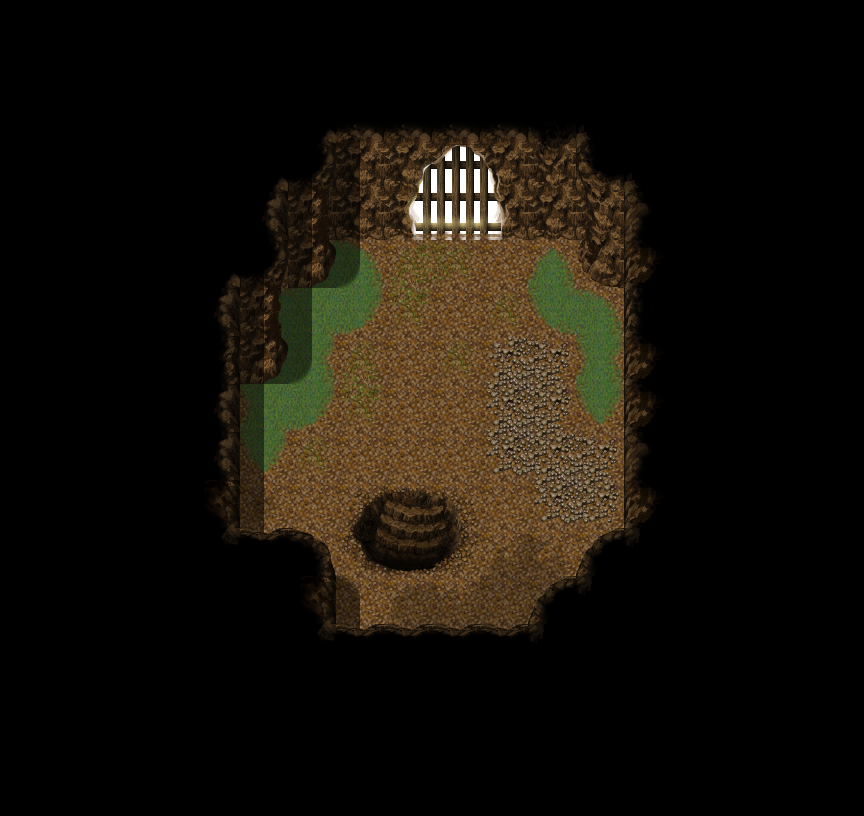

The image is a tile-based game level rendered from a .tmx file. Its description and source (layers, tilesets, objects; grid data summarised) follow:
An orthogonal 36x34 tile map with 24x24 px tiles, 9 tile layers (under0_none, under1_ground, under2_moss, under3_none, ...), 3 tilesets and 23 objects (2x honeywood_cave_2, door_gate_honeywood_cave, sparkle0010).

<map version="1.5" tiledversion="1.7.2" orientation="orthogonal" renderorder="right-down" width="36" height="34" tilewidth="24" tileheight="24" infinite="0" nextlayerid="16" nextobjectid="33">
 <properties>
  <property name="bgm" value="bgm_cave" />
  <property name="lightmap_player" value="light_player" />
  <property name="step_sound" value="stone" />
 </properties>
 <tileset firstgid="1" name="honeywood_cave_4" tilewidth="24" tileheight="24" tilecount="588" columns="28">
  <image source="tilesets/honeywood_cave_4.png" width="672" height="504" />
 </tileset>
 <tileset firstgid="589" source="tilesets/fsm_dungeon01_b.tsx" />
 <tileset firstgid="1613" source="tilesets/fsm_dungeon01_a2.tsx" />
 <layer id="2" name="under0_none" width="36" height="34">
  <data>[1224 cells, 0 non-empty, 0 distinct tile ids]</data>
 </layer>
 <layer id="1" name="under1_ground" width="36" height="34">
  <data>[1224 cells, 1224 non-empty, 217 distinct tile ids]</data>
 </layer>
 <layer id="3" name="under2_moss" width="36" height="34">
  <data>[1224 cells, 5 non-empty, 5 distinct tile ids]</data>
 </layer>
 <layer id="4" name="under3_none" width="36" height="34">
  <data>[1224 cells, 0 non-empty, 0 distinct tile ids]</data>
 </layer>
 <layer id="5" name="under4_none" width="36" height="34">
  <data>[1224 cells, 0 non-empty, 0 distinct tile ids]</data>
 </layer>
 <layer id="6" name="under5_none" width="36" height="34">
  <data>[1224 cells, 0 non-empty, 0 distinct tile ids]</data>
 </layer>
 <layer id="7" name="over6_rock" width="36" height="34">
  <data>[1224 cells, 32 non-empty, 12 distinct tile ids]</data>
 </layer>
 <layer id="8" name="over7_none" width="36" height="34">
  <data>[1224 cells, 0 non-empty, 0 distinct tile ids]</data>
 </layer>
 <layer id="9" name="over8_none" width="36" height="34">
  <data>[1224 cells, 0 non-empty, 0 distinct tile ids]</data>
 </layer>
 <objectgroup color="#aa0000" id="10" name="collision">
  <object id="1" x="0" y="0" width="240" height="816" />
  <object id="2" x="624" y="0" width="240" height="816" />
  <object id="3" x="240" y="0" width="192" height="240" />
  <object id="4" x="480" y="0" width="144" height="240" />
  <object id="5" x="432" y="0" width="48" height="216" />
  <object id="6" x="240" y="240" width="48" height="144" />
  <object id="8" x="288" y="240" width="48" height="48" />
  <object id="9" x="576" y="240" width="48" height="48" />
  <object id="10" x="240" y="576" width="96" height="240" />
  <object id="11" x="576" y="576" width="48" height="240" />
  <object id="12" x="528" y="624" width="48" height="192" />
  <object id="13" x="336" y="672" width="192" height="144" />
  <object id="14" x="360" y="552" width="96" height="24" />
  <object id="16" x="432" y="492" width="24" height="60" />
  <object id="17" x="360" y="492" width="24" height="60" />
 </objectgroup>
 <objectgroup color="#5500ff" id="14" name="rest">
  <object id="26" name="door_gate_honeywood_cave" x="384" y="144" width="144" height="96" />
  <object id="32" name="sparkle0010" x="360" y="606" width="48" height="48" />
 </objectgroup>
 <objectgroup color="#55aaff" id="11" name="spawn">
  <object id="21" name="honeywood_cave_2" x="384" y="504" width="48" height="24" />
 </objectgroup>
 <objectgroup color="#ffff7f" id="12" name="portal">
  <object id="20" name="honeywood_cave_2" x="384" y="528" width="48" height="24" />
 </objectgroup>
 <objectgroup color="#ffffff" id="13" name="lights" visible="0">
  <object id="22" x="432" y="240" width="48" height="48" />
  <object id="23" x="432" y="312" width="48" height="48" />
  <object id="24" x="504" y="336" width="48" height="48" />
  <object id="25" x="360" y="336" width="48" height="48" />
 </objectgroup>
</map>
